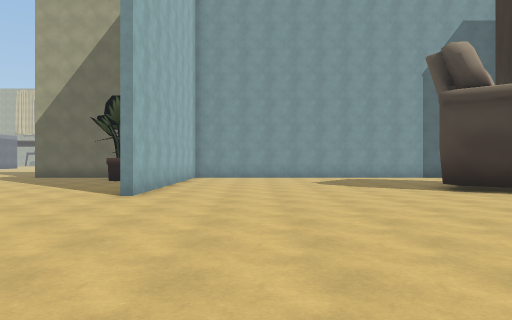
view 1 (above)

23 first-person views from a walk through a 3-D level made in the Unity game engine. The camera is 1.4 m above the floor, looks level and sees 70° across. The floor is counted in squares, 2 m on a side. Each view is taken from the middle of a square. On the plan, view 1 faces up. The plan holds only what a view shows up to about 11 squares ahead; the rest is blank. The place goes on beyond the plan. The player character is not drawn. Some animated figures are not drawn. Some surface patterns are stand-ins.

view 2
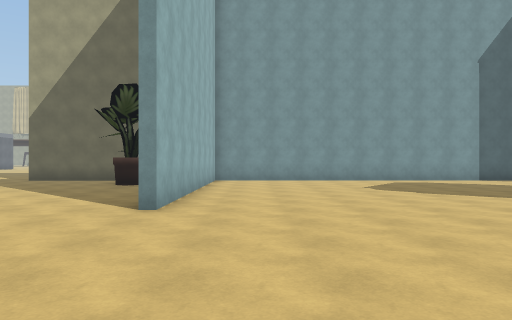

view 3
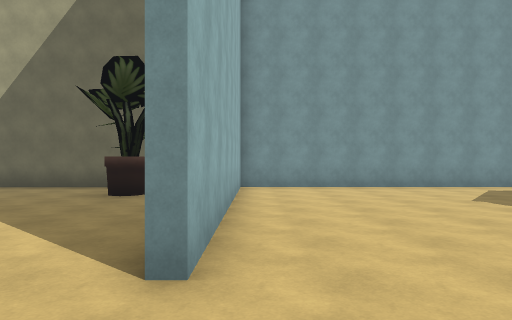

view 4
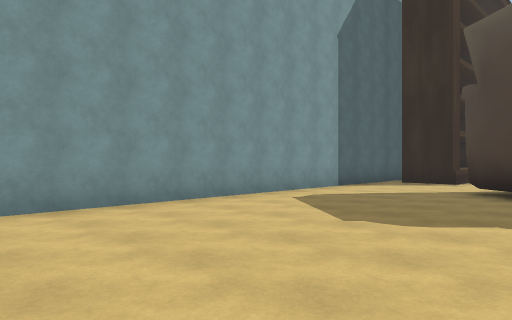

view 5
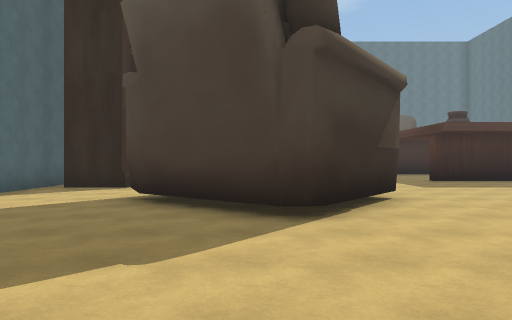

view 6
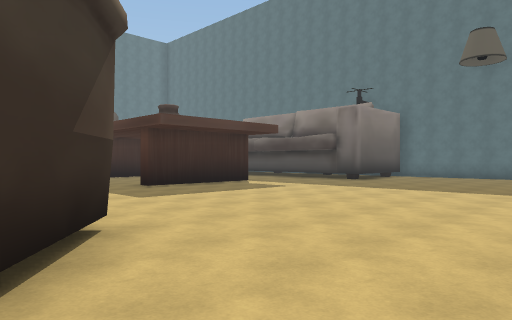

view 7
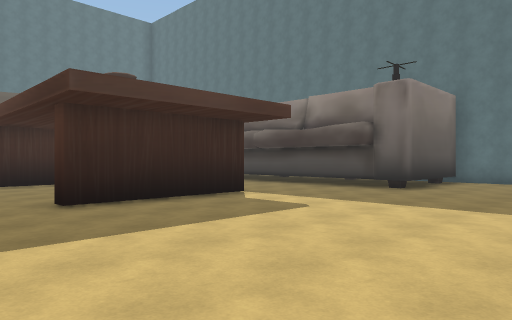

view 8
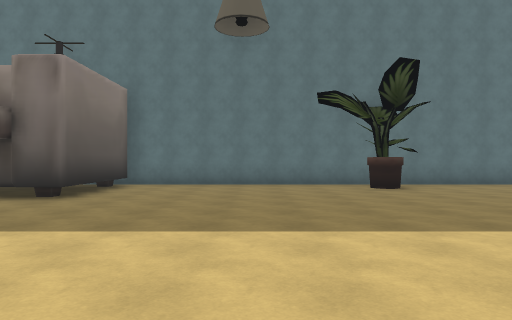

view 9
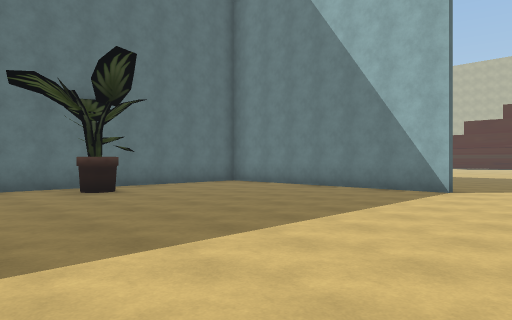

view 10
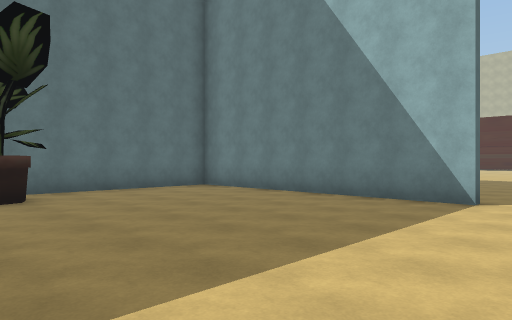

view 11
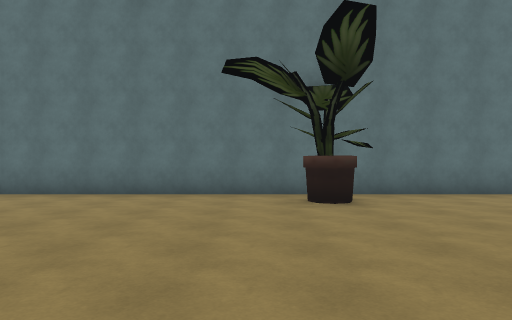

view 12
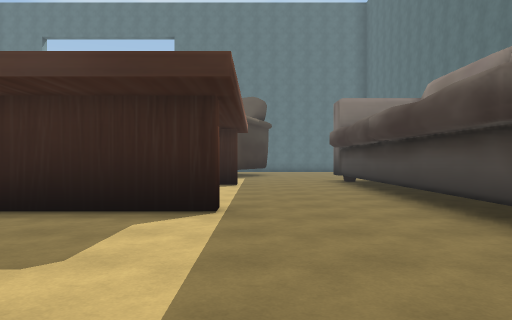

view 13
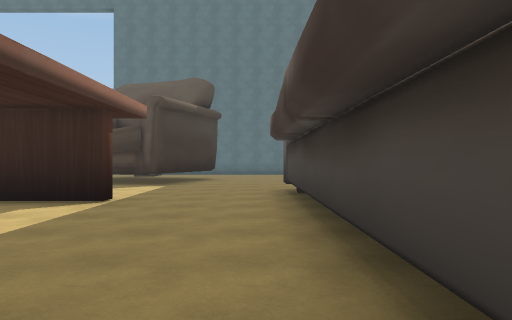

view 14
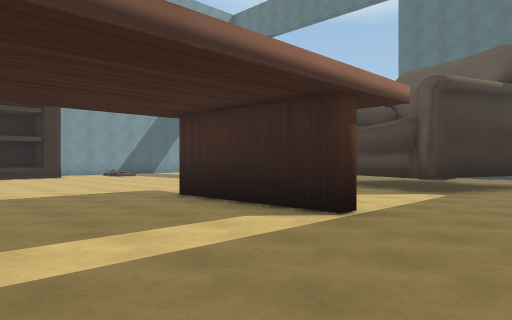

view 15
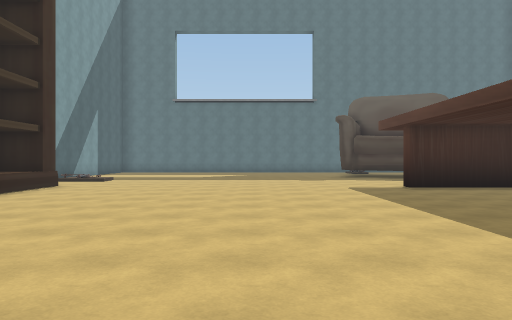

view 16
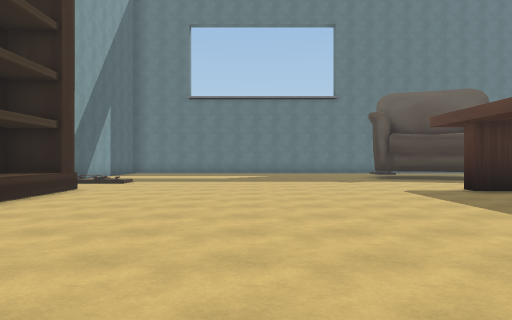

view 17
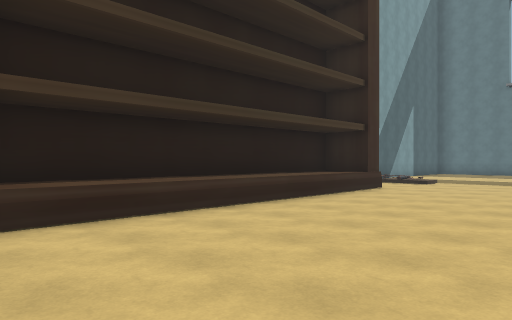

view 18
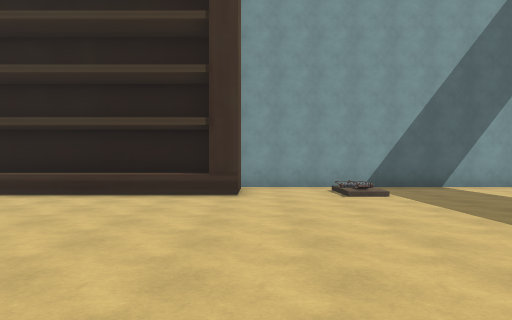

view 19
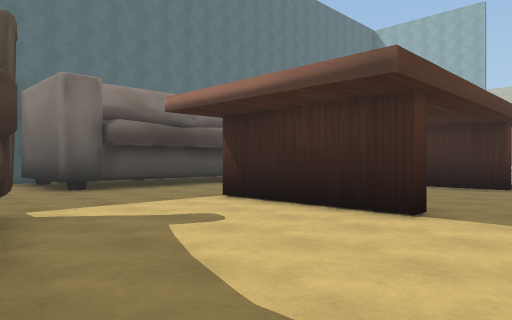

view 20
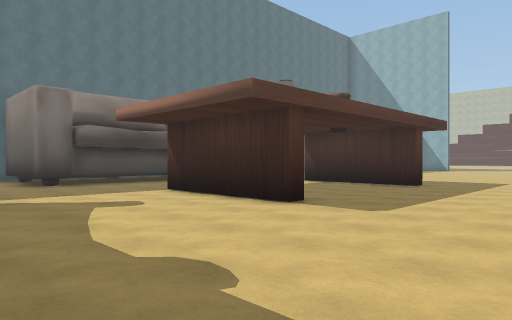

view 21
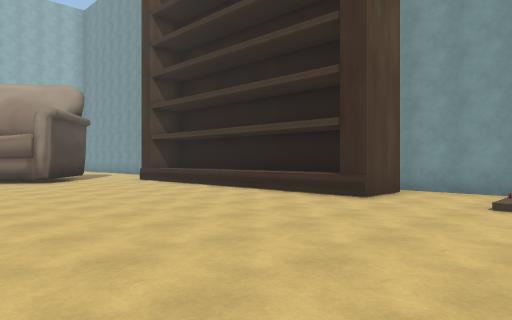

view 22
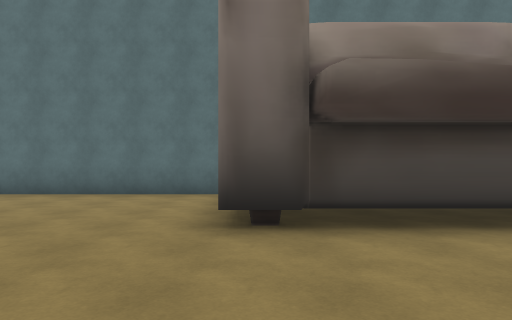

view 23
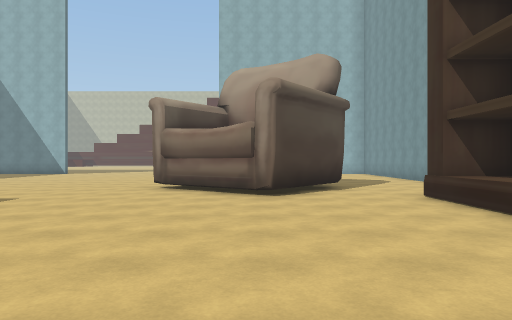

### Floor plan
Points are (right, up) in squares from view 1. A wall is a line through its corners. A room is listed if a view was taken in it or the views show most of it. See-through windows are left out.
Room 1 (views 1, 2, 3, 4, 5, 6, 7, 8, 9, 10, 11, 12, 13, 14, 15, 16, 17, 18, 19, 20, 21, 22, 23)
walls: (4.6, 8.1) (4.3, 8.4) (4.4, 8.7); (11.8, -0.5) (11.8, 3.2) (12.2, 3.2) (12.2, 1.1); (4.4, 8.6) (6.2, 11) (6.5, 11.3) (9.1, 9.3) (6.8, 6.4) (4.2, 8.3); (17, 3.2) (17.4, 3.2) (17.4, -0.5) (17, -0.5) (17, 3.2); (-2.4, -0.5) (-2.4, -7.5) (9.8, -7.5); (9.5, -7.1) (9.5, -3.6) (19.4, -3.6) (19.4, -7); (10.4, 14.4) (-2.4, 14.4) (-2.4, 7.1); (17, 12.2) (17, 13.5) (9.6, 13.5) (9.6, 12.3); (17.6, 13.7) (17.6, 12.2) (9, 12.2) (9, 13.8); (22.5, -0.9) (20.9, -0.3) (21.8, 2); (19.2, -7.5) (22.5, -7.5); (-4.8, 14.4) (-6.5, 14.4); (22.5, 14.4) (17.2, 14.4)
low walls: (9.8, -3.9) (10.2, -3.9); (18.6, -3.9) (19.1, -3.9)
objects: other object (-5, 12) to (-5, 13); other object (3, -6)

Where each view was taken, in squares from view 1:
view 1: 0 up, 0 right, facing up
view 2: 2 up, 1 left, facing up
view 3: 5 up, 2 left, facing up
view 4: 9 up, 2 left, facing up-right
view 5: 9 up, 0 right, facing right
view 6: 8 up, 3 right, facing down-right
view 7: 5 up, 6 right, facing down-right
view 8: 3 up, 6 right, facing down
view 9: 2 up, 6 right, facing down-left
view 10: 1 up, 4 right, facing down-left
view 11: 0 up, 4 right, facing down
view 12: 1 down, 7 right, facing right
view 13: 3 down, 11 right, facing right
view 14: 3 down, 13 right, facing up-right
view 15: 7 up, 8 right, facing right
view 16: 8 up, 9 right, facing right
view 17: 8 up, 9 right, facing up-right
view 18: 5 up, 18 right, facing up
view 19: 5 up, 22 right, facing down-left
view 20: 7 up, 22 right, facing down-left
view 21: 6 up, 21 right, facing up-left
view 22: 0 up, 19 right, facing down
view 23: 9 up, 16 right, facing left
